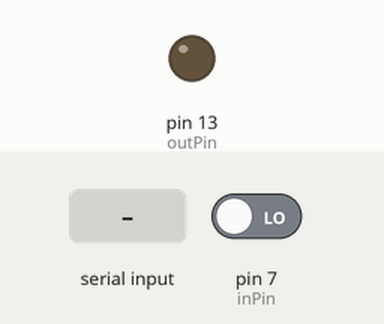
A sketch run on a simulated Arduino Uno, built with avr-gcc and run on an emulated ATmega328P. On the bench: output pins drawn as LEDs (lit = HIGH). The inputs (shaded band) are chosen by the test bench; at power-on: pin 7 (inPin) LOW.

Above: at 1.2 s.
1.3 s: "1" received over Serial
At 2.7 s:
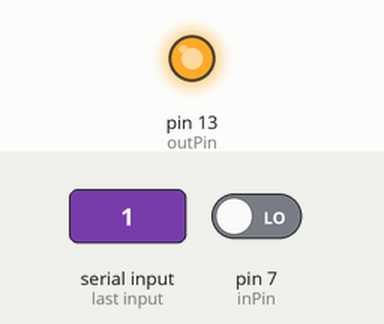
Timing chart, 0 to 4.3 s (numbered marks = the images above; inputs shaded):
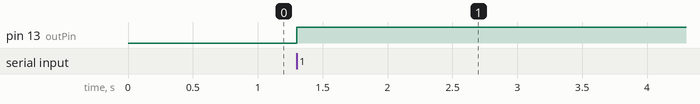

Measured:
- after the input at 1.3 s, pin 13 (outPin): LOW → HIGH at once

The sketch:

connection.ino
```cpp
int inPin = 7;
int outPin = 13;
int data = 0;
void setup()
{
  pinMode(inPin, INPUT);
  pinMode(outPin,OUTPUT);
  Serial.begin(9600);

}

void loop()
{
  if(digitalRead(inPin) == 'HIGH'){
    Serial.println('s');
    delay(100);

	}

	if(Serial.available()){
		data = Serial.read();
		if(data == '1'){
			digitalWrite(outPin, HIGH);
			delay(1000);
		}
	}
}
```
